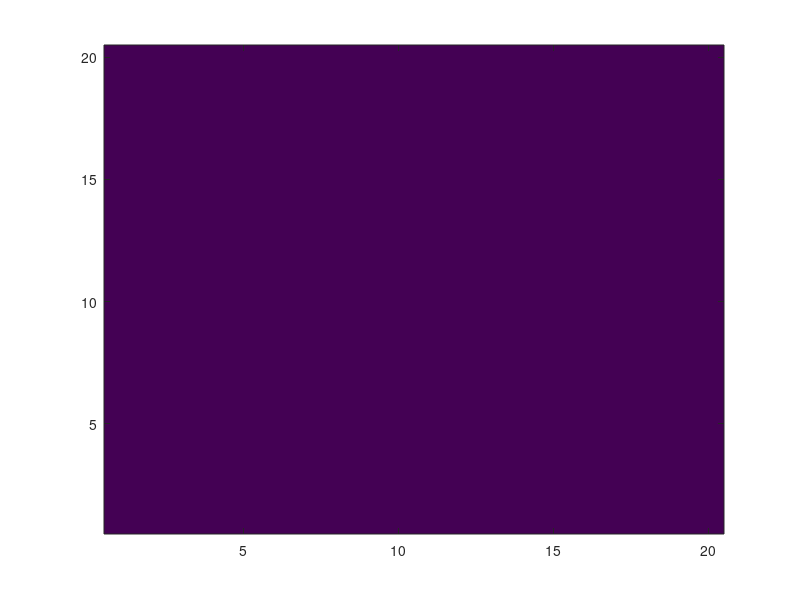

MATLAB code to generate this figure: (Note: this script raises an error after producing the figure.)
function Cirlce
    clc;
    clear;
    xMax = 20;
    yMax = 20;
    M=zeros(xMax,yMax); 
    Ax=axes;
    image(M');
    set(Ax,'YDir','normal');
    color = 50;
    set(Ax,'YDir','normal');
   % axis([0 xMax 0 yMax]);
    coord = ginput(1);
    xc = round(coord(:,1));
    yc = round(coord(:,2));
    R = inputdlg("Enter R");
    R = cell2mat(R);
    R = round(str2double(R));
    M = DrawBresCircle(xc,yc,R,M,color);
    pause(1);
    image(M');
    M = FillCircle(xc,yc,R,color,M);
    pause(1);
    image(M');
end

function M = DrawBresCircle(xc,yc,R,M,color)
    x = 0;
    y = R;
    d = 3-2*R;
    M = EightSymetric(xc,yc,x,y,color,M);
    while(y>=x)
        x = x+1;
        if(d>0)
            y = y - 1;
            d = d + 4*(x-y)+10;
        else
            d = d + 4 * x + 6;
        end
        M=EightSymetric(xc,yc,x,y,color,M);
    end
    return;
end


function M = FillCircle(xc,yc,R,color,M)
    x = 0;
    y = R;
    d = 3-2*R;
    M = EightSymetricLine(xc,yc,x,y,color,M);
    while(y>=x)
        x = x+1;
        if(d>0)
            y = y - 1;
            d = d + 4*(x-y)+10;
        else
            d = d + 4 * x + 6;
        end
        M = EightSymetricLine(xc,yc,x,y,color,M);
    end
    return;
end


function M = EightSymetric(xc,yc,x,y,color,M)
    M = FourSymetric(xc,yc,x,y,color,M);
    %hold on;
    M = FourSymetric(xc,yc,y,x,color,M);
   % hold on;
    return;
end

function M = FourSymetric(xc,yc,x,y,color,M)
    %plot(xc+x,yc+y,val)
    M(xc+x,yc+y) = color;
    %hold on;
    %plot(xc-x,yc-y,val)
    M(xc-x,yc-y)= color;
    %hold on;
    %plot(xc-x,yc+y,val)
    M(xc-x,yc+y) = color;
    %hold on;
   % plot(xc+x,yc-y,val)
    M(xc+x,yc-y) = color;
    %hold on;
    %axis([0 20 0 20]);
    %grid on;
   % hold on;
   return;
end

function M = EightSymetricLine(xc,yc,x,y,color,M)
    M = FourSymetricLine(xc,yc,x,y,color,M);
    M = FourSymetricLine(xc,yc,y,x,color,M);
    return;
end

function M = FourSymetricLine(xc,yc,x,y,color,M)
    M = Line(xc-x,yc+y,xc+x,yc+y,color,M);
    M = Line(xc-x,yc-y,xc+x,yc-y,color,M);
    return;
end

function M = Line(x0,y0,x1,y1,color,M)
incX = 1;
incY = 1;
reverse = false;

H = abs(x1-x0);
V = abs(y1-y0);
if x1 < x0
    incX = -1;
end
if y1 < y0
    incY = -1;
end

if H < V
    reverse = true;
    i = H;
    H = V;
    V = i;
end

incUp = 2 * V - 2 * H;
incDn = 2 * V;
Est = 2 * V - H;

X = x0;
Y = y0;
hold on;
for i=0:H
    M(X,Y) = color;
    pause(0);
    if Est >= 0
        Est = Est + incUp;
        X = X + incX;
        Y = Y + incY;
    else
        Est = Est + incDn;
        if reverse == true
            Y = Y + incY;
        else
            X = X + incX;
        end
    end
end
end